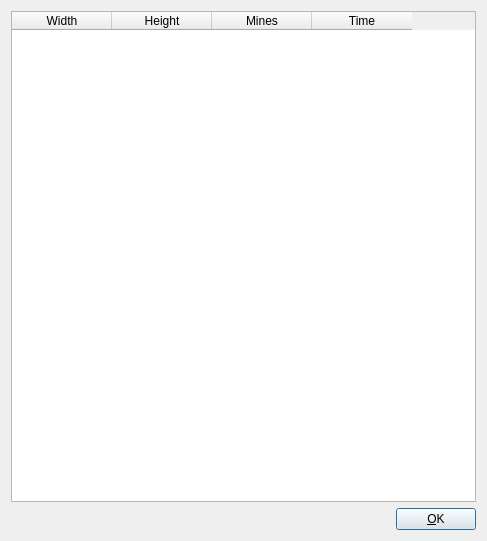
<?xml version="1.0" encoding="UTF-8"?>
<ui version="4.0">
 <class>Dialog</class>
 <widget class="QDialog" name="Dialog">
  <property name="geometry">
   <rect>
    <x>0</x>
    <y>0</y>
    <width>487</width>
    <height>541</height>
   </rect>
  </property>
  <property name="windowTitle">
   <string>Dialog</string>
  </property>
  <layout class="QGridLayout" name="gridLayout">
   <item row="1" column="0">
    <spacer name="horizontalSpacer">
     <property name="orientation">
      <enum>Qt::Horizontal</enum>
     </property>
     <property name="sizeHint" stdset="0">
      <size>
       <width>40</width>
       <height>20</height>
      </size>
     </property>
    </spacer>
   </item>
   <item row="1" column="1">
    <widget class="QPushButton" name="pbOK">
     <property name="text">
      <string>&amp;OK</string>
     </property>
    </widget>
   </item>
   <item row="0" column="0" colspan="2">
    <widget class="QTableWidget" name="twScores">
     <column>
      <property name="text">
       <string>Width</string>
      </property>
     </column>
     <column>
      <property name="text">
       <string>Height</string>
      </property>
     </column>
     <column>
      <property name="text">
       <string>Mines</string>
      </property>
     </column>
     <column>
      <property name="text">
       <string>Time</string>
      </property>
     </column>
    </widget>
   </item>
  </layout>
 </widget>
 <resources/>
 <connections>
  <connection>
   <sender>pbOK</sender>
   <signal>clicked()</signal>
   <receiver>Dialog</receiver>
   <slot>accept()</slot>
   <hints>
    <hint type="sourcelabel">
     <x>382</x>
     <y>524</y>
    </hint>
    <hint type="destinationlabel">
     <x>424</x>
     <y>503</y>
    </hint>
   </hints>
  </connection>
 </connections>
</ui>
